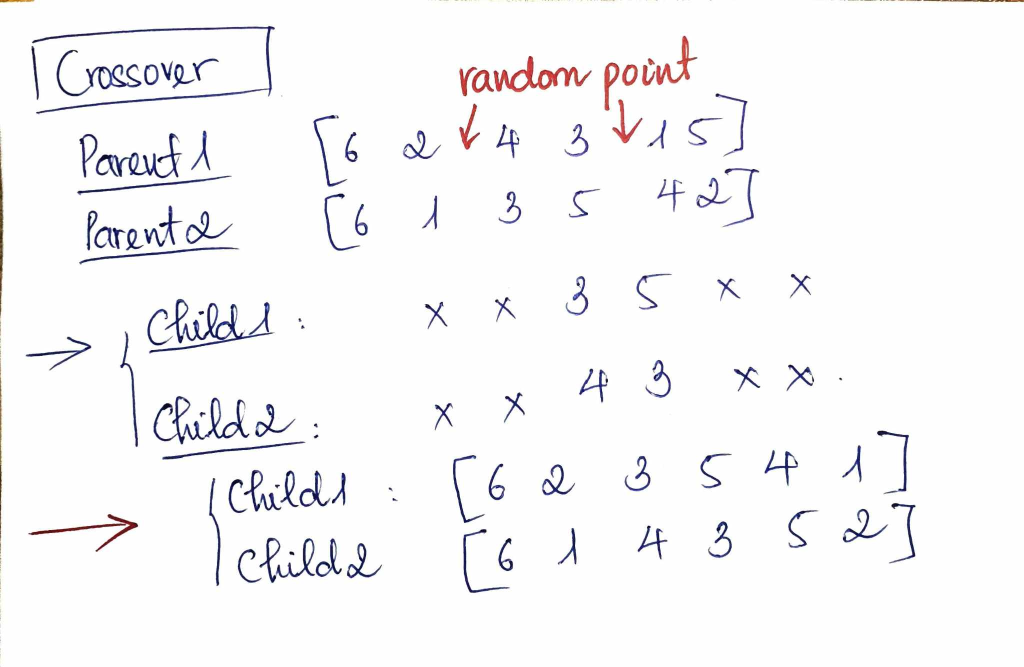
#> input picture describe/GA/crossover.jpg, 2048 x 1333 px, found by its file name (shown at 1/2 size)
$ jupyter execute --allow-errors final-version.ipynb
#> lines starting #> are read from the running program, lines starting #| are printed output that depends on the picture
<a href="https://www.kaggle.com/code/bilmthanh/final-version-coordinate?scriptVersionId=142949218" target="_blank"></a>

[cell 1]
"""
    name: travelling-saleman-problem
    author: thanh.bl204606@sis.hust.edu.vn
    date: 2023-09-11 13:57:45.184949
"""

[cell 2]
#import thư viện
import cv2
import time
import math
import random
import datetime
import numpy as np
import pandas as pd
from PIL import Image
import matplotlib.pyplot as plt
import IPython.display as display

[cell 3]
print(datetime.datetime.now())

[cell 4]
#path đến file dữ liệu và file lời giải tối ưu
coordinate = [
    "/kaggle/input/coordinate/coordinate/29Y_TSP.txt", "/kaggle/input/coordinate/coordinate/48A_TSP.txt",
    "/kaggle/input/coordinate/coordinate/51eli_TSP.txt", "/kaggle/input/coordinate/coordinate/52berlin_TSP.txt",
    "/kaggle/input/coordinate/coordinate/70st_TSP.txt", "/kaggle/input/coordinate/coordinate/76pr_TSP.txt",
    "/kaggle/input/coordinate/coordinate/101eli_TSP.txt", "/kaggle/input/coordinate/coordinate/120gr_TSP.txt",
    "/kaggle/input/coordinate/coordinate/130ch_TSP.txt", "/kaggle/input/coordinate/coordinate/150ch_TSP.txt"
]
optimize = [
    "/kaggle/input/optimize1/optimization/29Y_TSP_opt.txt", "/kaggle/input/optimize1/optimization/48A_TSP_opt.txt",
    "/kaggle/input/optimize1/optimization/51eli_TSP_opt.txt", "/kaggle/input/optimize1/optimization/52berlin_TSP_opt.txt",
    "/kaggle/input/optimize1/optimization/70st_TSP_opt.txt", "/kaggle/input/optimize1/optimization/76pr_TSP_opt.txt",
    "/kaggle/input/optimize1/optimization/101eli_TSP_opt.txt", "/kaggle/input/optimize1/optimization/120gr_TSP_opt.txt",
    "/kaggle/input/optimize1/optimization/130ch_TSP_opt.txt", "/kaggle/input/optimize1/optimization/150ch_TSP_opt.txt"
]

[cell 5]
#block đọc dữ liệu file tọa độ thành phố và trả về ma trận khoảng cách
def readCoordinate(path, ftype='txt'):
    if ftype == 'txt':
        cities = []
        f = open(path)
        for i in f.readlines():
            node_city_val = i.split()
            cities.append([node_city_val[0], float(node_city_val[1]), float(node_city_val[2])])
    else:
        infile = open(path, 'r')
        cities = []
        for i, j in enumerate(infile.readlines()):
            node_city_val = j.split()
            if i > 6 and len(node_city_val) == 3 :
                cities.append([node_city_val[0], float(node_city_val[1]), float(node_city_val[2])])
        infile.close()
    dis_mat = []
    for cityA in cities:
        dis_vec = []
        for cityB in cities:
            dis = ((cityA[1] - cityB[1])**2 + (cityA[2] - cityB[2])**2)**0.5
            dis_vec.append(dis)
        dis_mat.append(dis_vec)
    return cities, dis_mat

#block code đọc đường đi tối ưu
def read_optimize_txt(file_path):
    try:
        with open(file_path, 'r') as file:
            lines = file.readlines()
            numbers = [int(line.strip()) for line in lines]
            return numbers
    except FileNotFoundError:
        print(f"File '{file_path}' doesn,t exist.")
        return []
    except Exception as e:
        print(f"Error: {e}")
        return []

[cell 6]
#chọn file data;
index = 1
#đọc ra file tối ưu
optimal_road = read_optimize_txt(optimize[index])

#tính chi phí (cost) của file tối ưu
# [6 lines left out: function finess, not called in this run]

#> (the rest of this cell did not finish here and is left out)

<span style="font-size: 25px; bold: bolder">GENETIC ALGORITHM</span>

[cell 7]
# [15 lines left out: function totalDistance, not called in this run]

[cell 8]
# [12 lines left out: function createPopulation, not called in this run]

[cell 9]
image_path = '/kaggle/input/picture/describe/GA/crossover.jpg'
image = Image.open(image_path)
#> image is the input picture: PIL image 2048x1333 RGB; mean R, G, B 247.2, 246.7, 247.9
resized_image = image.resize((700, 500))
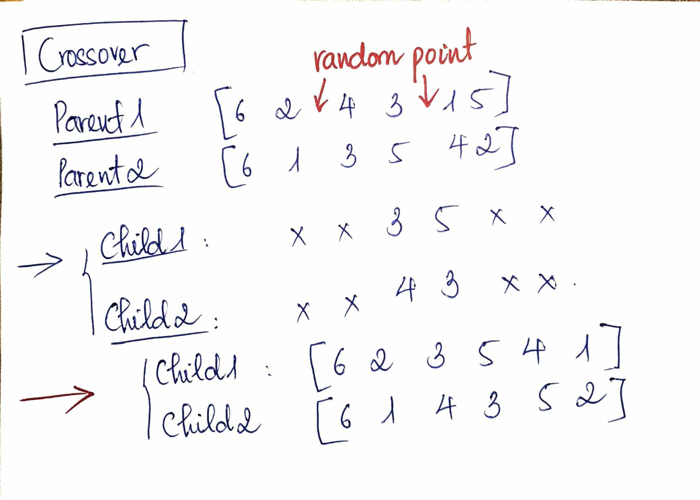
#> resized_image: PIL image 700x500 RGB; mean R, G, B 247.2, 246.6, 247.8
display.display(resized_image)

#> (a cell that did not finish here is left out)

[cell 11]
image_path = '/kaggle/input/picture/describe/GA/mutation.jpg'
image = Image.open(image_path)
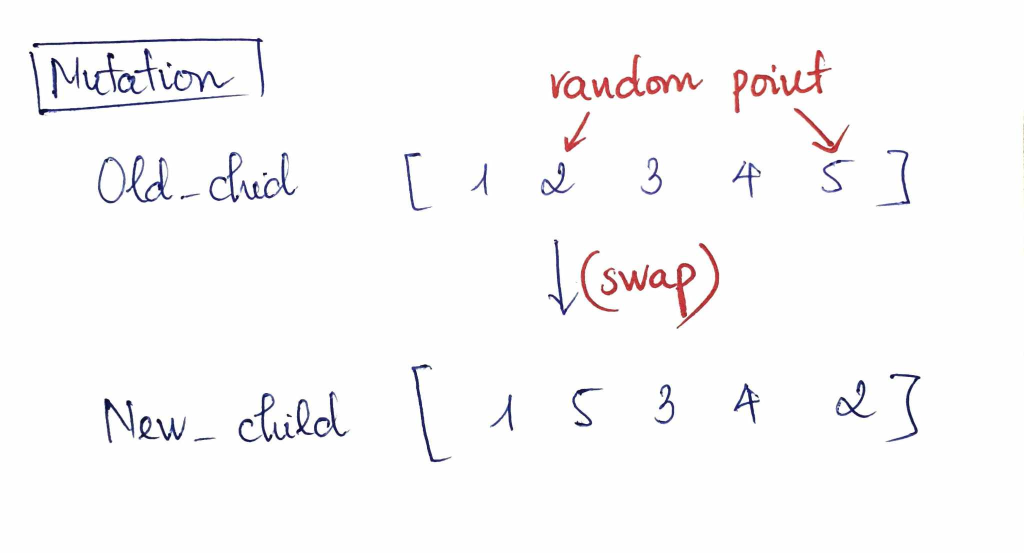
#> input picture describe/GA/mutation.jpg, 2048 x 1105 px, found by its file name (shown at 1/2 size)
#> image is the input picture: PIL image 2048x1105 RGB; mean R, G, B 249.8, 248.7, 249.5
resized_image = image.resize((700, 500))
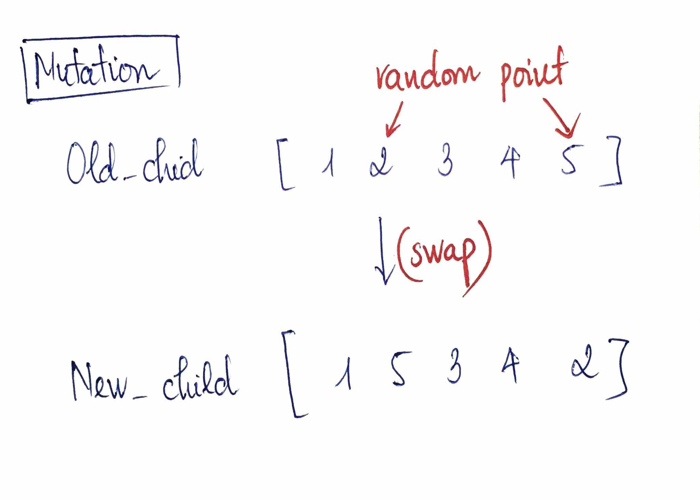
#> resized_image: PIL image 700x500 RGB; mean R, G, B 249.7, 248.7, 249.5
display.display(resized_image)

#> (a cell that did not finish here is left out)

[cell 13]
# [24 lines left out: function selection, not called in this run]

#> (a cell that did not finish here is left out)

[cell 15]
minimum = 1e8
road = None
start = time.time()
seed_num = 30
#> (the rest of this cell did not finish here and is left out)

[cell 16]
print(f'BEST_COST: {minimum}')

[cell 17]
print(f'BEST_SOLUTION: {road}')

<span style="font-size: 25px; bold: bolder">ANT COLONY OPTIMIZATION</span>

https://staff.washington.edu/paymana/swarm/stutzle99-eaecs.pdf

[cell 18]
#Ant Colony Optimization - Done
class Graph(object):
    # [4 lines left out: function __init__, not called in this run]
        #khởi tạo pheromone ban đầu, pheromone ban đầu để những con kiến ban đầu không bị ảnh
        #hưởng quá nhiều bởi pheromone

[cell 19]
image_path = '/kaggle/input/picture/describe/ACO/update_pheromone.png'
#> (the rest of this cell did not finish here and is left out)

[cell 20]
class ACO(object):
    # [45 lines left out: functions __init__, updatePheromone, solve, not called in this run]

[cell 21]
image_path = '/kaggle/input/picture/describe/ACO/form.png'
#> (the rest of this cell did not finish here and is left out)

[cell 22]
class Ant(object):

    # [58 lines left out: functions __init__, select_next, update_pheromone_each, not called in this run]

[cell 23]
def main():
    st = time.time()
    rank = len(distance_matrix)
    ants = 10
    gen = 100
    alpha = 1
    beta = 10
    rho = 0.5
    q = 1
    strategy = 3
    aco = ACO(ants, gen, alpha, beta, rho, q, strategy)
    graph = Graph(distance_matrix, rank)
    path, cost = aco.solve(graph)
    path.append(path[0])
    print(f'COST: {cost}')
    print(f'PATH: {path}')
    print(f'RUN_TIME: {time.time() - st} sec')
#> (the rest of this cell did not finish here and is left out)

<span style="font-size: 25px; bold: bolder">NEAREST NEIGHBOR</span>

[cell 24]
image_path = '/kaggle/input/picture/describe/NN/idea.jpg'
image = Image.open(image_path)
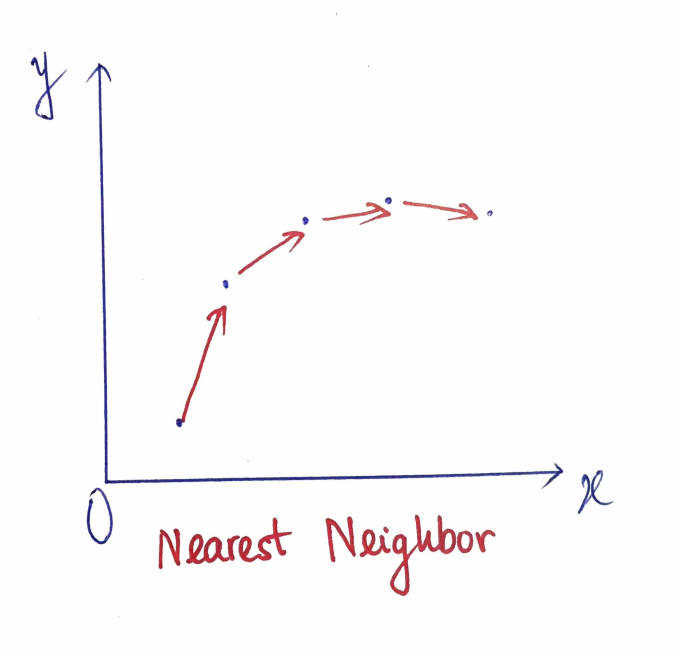
#> input picture describe/NN/idea.jpg, 2048 x 1961 px, found by its file name (shown at 1/3 size)
#> image is the input picture: PIL image 2048x1961 RGB; mean R, G, B 251.1, 249.6, 250.3
resized_image = image.resize((650, 550))
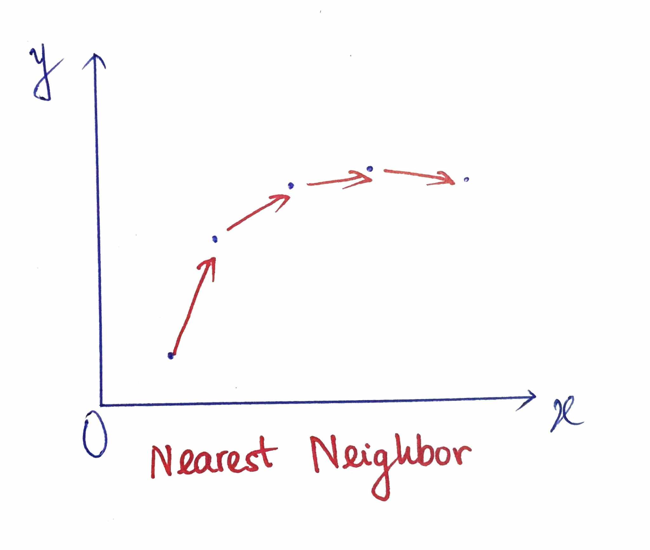
#> resized_image: PIL image 650x550 RGB; mean R, G, B 251.1, 249.5, 250.3
display.display(resized_image)

[cell 25]
# [5 lines left out: function fitness, not called in this run]

[cell 26]
# [9 lines left out: function nearest_neightbor, not called in this run]

[cell 27]
best_cost = 1e8
bestRoad, bestRoot = None, None
#> (the rest of this cell did not finish here and is left out)

[cell 28]
print(f"BEST_SOLUTION: {best_cost}")
print(f'BEST SOL FROM ROOT: {bestRoot}')
print(f'ROAD: {bestRoad}')

<span style="font-size: 25px; bold: bolder">BRANCH AND BOUND</span>

[cell 29]
image_path = '/kaggle/input/picture/describe/BAB/idea.jpg'
image = Image.open(image_path)
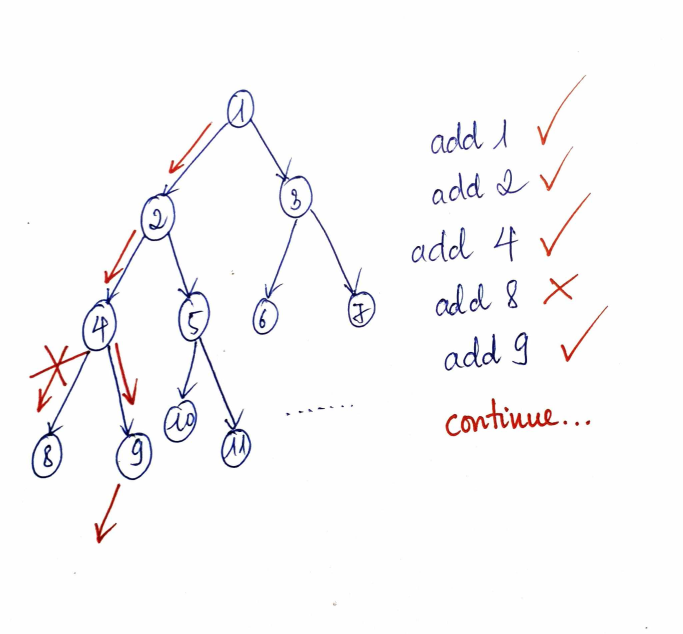
#> input picture describe/BAB/idea.jpg, 2048 x 1901 px, found by its file name (shown at 1/3 size)
#> image is the input picture: PIL image 2048x1901 RGB; mean R, G, B 249.4, 248.5, 249.4
resized_image = image.resize((700, 600))
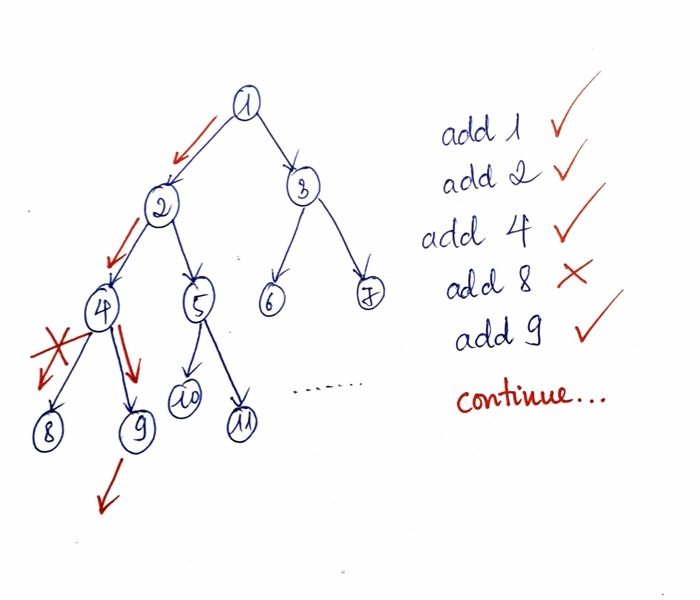
#> resized_image: PIL image 700x600 RGB; mean R, G, B 249.3, 248.4, 249.4
display.display(resized_image)

[cell 30]
#Branch and bound to solve TSP
import math
maxsize = float('inf')

[cell 31]
def copyToFinal(curr_path):
    final_path[:N + 1] = curr_path[:]
    final_path[N] = curr_path[0]

[cell 32]
# Function to find the minimum edge cost
# having an end at the vertex i
# [6 lines left out: function firstMin, not called in this run]

[cell 33]
# function to find the second minimum edge
# cost having an end at the vertex i
# [11 lines left out: function secondMin, not called in this run]

[cell 34]
time_limit = 10
# [38 lines left out: function TSPRec, not called in this run]

[cell 35]
# [11 lines left out: function TSP, not called in this run]

#> (a cell that did not finish here is left out)

<span style="font-size: 45px; bold: bolder">RESULT</span>

[cell 37]
dataset_name = [
    "5_TSP.txt", "15_TSP.txt", "17_TSP.txt", "26_TSP.txt",
    "42_TSP.txt", "48_TSP.txt", "29Y_TSP.txt", "51eli_TSP.txt",
    "52berlin_TSP.txt", "70st_TSP.txt", "76pr_TSP.txt", "101eli_TSP.txt",
    "120gr_TSP.txt", "130ch_TSP.txt", "150ch_TSP.txt"
]
optimal_solution = [
    19, 291, 208.5, 937, 699, 335.51,
    907.414, 429.98, 754.4365, 678.597,
    108.15943, 642.31, 166.6508, 611.086, 653.228
]
NN_solution = [
    21, 291, 217.8, 965, 864, 379.28,
    996.478, 505.77, 818.2191, 761.689, 130.921004,
    736.37, 185.026, 719.874, 707.844
]
ACO_solution = [
    19, 291, 217.8, 941, 768, 365.26,
    931.862, 455.85, 766.359, 740.56, 123.77579,
    721.66, 181.683, 650.218, 679.947
]
GA_solution = [
    19, 291, 217.0, 998, 733, 360.76,
    907.792, 474.12, 787.036, 761.09, 120.1067,
    683.69, 177.839, 684.782, 774.485
]
length = len(dataset_name)
plt.figure(figsize=(8, 4))
#> (this line was passed over: IPython is not available in this run)
plt.plot(dataset_name, optimal_solution, label='Optimal Solution', )
#> (this line was passed over: IPython is not available in this run)
plt.plot(dataset_name, NN_solution, label='NN Solution')
#> (this line was passed over: IPython is not available in this run)
plt.plot(dataset_name, ACO_solution, label='ACO Solution')
#> (this line was passed over: IPython is not available in this run)
plt.plot(dataset_name, GA_solution, label='GA Solution')
#> (this line was passed over: IPython is not available in this run)
plt.xticks(rotation=45)
#> (this line was passed over: IPython is not available in this run)
plt.xlabel('Dataset_name')
#> (this line was passed over: IPython is not available in this run)
